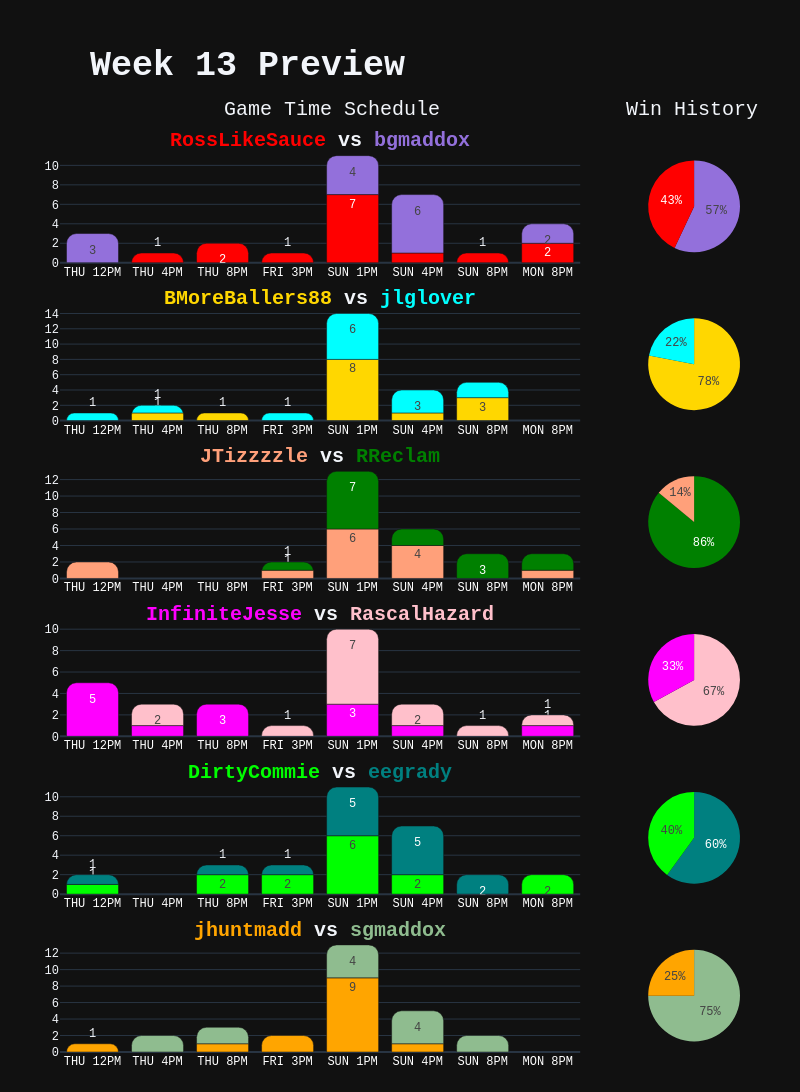

The notebook cell saved with this chart:
### Code cell
Week12MatchupPreview = MatchupPreview_WinPercentage(week13Breakout2024, 13, Alternate='Thanksgiving')

### Figure 1 — Plotly figure (JSON) as saved in the notebook; plotly's stock layout.template omitted (floating-point values rounded to 4 significant figures)
{"data": [{"marker": {"color": ["red", "red", "red", "red", "red", "red", "red", "mediumpurple", "mediumpurple", "mediumpurple", "mediumpurple"], "cornerradius": 10}, "showlegend": false, "text": [1, 2, 7, 1, 1, 1, 2, 2, 4, 6, 3], "textangle": 0, "textposition": "auto", "type": "bar", "x": ["FRI 3PM", "MON 8PM", "SUN 1PM", "SUN 4PM", "SUN 8PM", "THU 4PM", "THU 8PM", "MON 8PM", "SUN 1PM", "SUN 4PM", "THU 12PM"], "xaxis": "x", "y": [1, 2, 7, 1, 1, 1, 2, 2, 4, 6, 3], "yaxis": "y"}, {"domain": {"x": [0.865, 1], "y": [0.875, 1]}, "labels": ["RossLikeSauce", "bgmaddox"], "marker": {"colors": ["red", "mediumpurple"]}, "showlegend": false, "type": "pie", "values": [0.43, 0.57]}, {"marker": {"color": ["gold", "gold", "gold", "gold", "gold", "cyan", "cyan", "cyan", "cyan", "cyan", "cyan"], "cornerradius": 10}, "showlegend": false, "text": [8, 1, 3, 1, 1, 1, 6, 3, 2, 1, 1], "textangle": 0, "textposition": "auto", "type": "bar", "x": ["SUN 1PM", "SUN 4PM", "SUN 8PM", "THU 4PM", "THU 8PM", "FRI 3PM", "SUN 1PM", "SUN 4PM", "SUN 8PM", "THU 12PM", "THU 4PM"], "xaxis": "x2", "y": [8, 1, 3, 1, 1, 1, 6, 3, 2, 1, 1], "yaxis": "y2"}, {"domain": {"x": [0.865, 1], "y": [0.7, 0.825]}, "labels": ["BMoreBallers88", "jlglover"], "marker": {"colors": ["gold", "cyan"]}, "showlegend": false, "type": "pie", "values": [0.78, 0.22]}, {"marker": {"color": ["lightsalmon", "lightsalmon", "lightsalmon", "lightsalmon", "lightsalmon", "green", "green", "green", "green", "green"], "cornerradius": 10}, "showlegend": false, "text": [1, 1, 6, 4, 2, 1, 2, 7, 2, 3], "textangle": 0, "textposition": "auto", "type": "bar", "x": ["FRI 3PM", "MON 8PM", "SUN 1PM", "SUN 4PM", "THU 12PM", "FRI 3PM", "MON 8PM", "SUN 1PM", "SUN 4PM", "SUN 8PM"], "xaxis": "x3", "y": [1, 1, 6, 4, 2, 1, 2, 7, 2, 3], "yaxis": "y3"}, {"domain": {"x": [0.865, 1], "y": [0.525, 0.65]}, "labels": ["JTizzzzle", "RReclam"], "marker": {"colors": ["lightsalmon", "green"]}, "showlegend": false, "type": "pie", "values": [0.14, 0.86]}, {"marker": {"color": ["magenta", "magenta", "magenta", "magenta", "magenta", "magenta", "pink", "pink", "pink", "pink", "pink", "pink"], "cornerradius": 10}, "showlegend": false, "text": [1, 3, 1, 5, 1, 3, 1, 1, 7, 2, 1, 2], "textangle": 0, "textposition": "auto", "type": "bar", "x": ["MON 8PM", "SUN 1PM", "SUN 4PM", "THU 12PM", "THU 4PM", "THU 8PM", "FRI 3PM", "MON 8PM", "SUN 1PM", "SUN 4PM", "SUN 8PM", "THU 4PM"], "xaxis": "x4", "y": [1, 3, 1, 5, 1, 3, 1, 1, 7, 2, 1, 2], "yaxis": "y4"}, {"domain": {"x": [0.865, 1], "y": [0.35, 0.475]}, "labels": ["InfiniteJesse", "RascalHazard"], "marker": {"colors": ["magenta", "pink"]}, "showlegend": false, "type": "pie", "values": [0.33, 0.67]}, {"marker": {"color": ["lime", "lime", "lime", "lime", "lime", "lime", "teal", "teal", "teal", "teal", "teal", "teal"], "cornerradius": 10}, "showlegend": false, "text": [2, 2, 6, 2, 1, 2, 1, 5, 5, 2, 1, 1], "textangle": 0, "textposition": "auto", "type": "bar", "x": ["FRI 3PM", "MON 8PM", "SUN 1PM", "SUN 4PM", "THU 12PM", "THU 8PM", "FRI 3PM", "SUN 1PM", "SUN 4PM", "SUN 8PM", "THU 12PM", "THU 8PM"], "xaxis": "x5", "y": [2, 2, 6, 2, 1, 2, 1, 5, 5, 2, 1, 1], "yaxis": "y5"}, {"domain": {"x": [0.865, 1], "y": [0.175, 0.3]}, "labels": ["DirtyCommie", "eegrady"], "marker": {"colors": ["lime", "teal"]}, "showlegend": false, "type": "pie", "values": [0.4, 0.6]}, {"marker": {"color": ["orange", "orange", "orange", "orange", "orange", "darkseagreen", "darkseagreen", "darkseagreen", "darkseagreen", "darkseagreen"], "cornerradius": 10}, "showlegend": false, "text": [2, 9, 1, 1, 1, 4, 4, 2, 2, 2], "textangle": 0, "textposition": "auto", "type": "bar", "x": ["FRI 3PM", "SUN 1PM", "SUN 4PM", "THU 12PM", "THU 8PM", "SUN 1PM", "SUN 4PM", "SUN 8PM", "THU 4PM", "THU 8PM"], "xaxis": "x6", "y": [2, 9, 1, 1, 1, 4, 4, 2, 2, 2], "yaxis": "y6"}, {"domain": {"x": [0.865, 1], "y": [0, 0.125]}, "labels": ["jhuntmadd", "sgmaddox"], "marker": {"colors": ["orange", "darkseagreen"]}, "showlegend": false, "type": "pie", "values": [0.25, 0.75]}], "layout": {"annotations": [{"font": {"family": "Courier New", "size": 20, "weight": "bold"}, "showarrow": false, "text": "<span style=\"color:red\">RossLikeSauce</span> vs <span style=\"color:mediumpurple\">bgmaddox</span>", "x": 0.5, "xanchor": "center", "xref": "x domain", "y": 1.2, "yref": "y domain"}, {"font": {"family": "Courier New", "size": 20, "weight": "bold"}, "showarrow": false, "text": "<span style=\"color:gold\">BMoreBallers88</span> vs <span style=\"color:cyan\">jlglover</span>", "x": 0.5, "xanchor": "center", "xref": "x2 domain", "y": 1.2, "yref": "y2 domain"}, {"font": {"family": "Courier New", "size": 20, "weight": "bold"}, "showarrow": false, "text": "<span style=\"color:lightsalmon\">JTizzzzle</span> vs <span style=\"color:green\">RReclam</span>", "x": 0.5, "xanchor": "center", "xref": "x3 domain", "y": 1.2, "yref": "y3 domain"}, {"font": {"family": "Courier New", "size": 20, "weight": "bold"}, "showarrow": false, "text": "<span style=\"color:magenta\">InfiniteJesse</span> vs <span style=\"color:pink\">RascalHazard</span>", "x": 0.5, "xanchor": "center", "xref": "x4 domain", "y": 1.2, "yref": "y4 domain"}, {"font": {"family": "Courier New", "size": 20, "weight": "bold"}, "showarrow": false, "text": "<span style=\"color:lime\">DirtyCommie</span> vs <span style=\"color:teal\">eegrady</span>", "x": 0.5, "xanchor": "center", "xref": "x5 domain", "y": 1.2, "yref": "y5 domain"}, {"font": {"family": "Courier New", "size": 20, "weight": "bold"}, "showarrow": false, "text": "<span style=\"color:orange\">jhuntmadd</span> vs <span style=\"color:darkseagreen\">sgmaddox</span>", "x": 0.5, "xanchor": "center", "xref": "x6 domain", "y": 1.2, "yref": "y6 domain"}, {"font": {"family": "Courier New", "size": 20}, "showarrow": false, "text": "Game Time Schedule", "x": 0.4, "xanchor": "center", "xref": "paper", "y": 1.06, "yref": "paper"}, {"font": {"family": "Courier New", "size": 20}, "showarrow": false, "text": "Win History", "x": 0.93, "xanchor": "center", "xref": "paper", "y": 1.06, "yref": "paper"}], "barmode": "group", "font": {"family": "Courier New"}, "height": 1200, "margin": {"b": 40, "l": 60, "r": 60, "t": 150}, "title": {"font": {"size": 35, "weight": "bold"}, "pad": {"b": 50, "l": 10, "r": 10, "t": 50}, "text": "Week 13 Preview", "x": 0.1}, "uniformtext": {"minsize": 10, "mode": "hide"}, "width": 800, "xaxis": {"anchor": "y", "categoryarray": ["THU 12PM", "THU 4PM", "THU 8PM", "FRI 3PM", "SUN 1PM", "SUN 4PM", "SUN 8PM", "MON 8PM"], "categoryorder": "array", "domain": [0, 0.765], "matches": "x6", "showticklabels": true, "tickfont": {"color": "White", "family": "Courier New", "size": 12}}, "xaxis2": {"anchor": "y2", "categoryarray": ["THU 12PM", "THU 4PM", "THU 8PM", "FRI 3PM", "SUN 1PM", "SUN 4PM", "SUN 8PM", "MON 8PM"], "categoryorder": "array", "domain": [0, 0.765], "matches": "x6", "showticklabels": true, "tickfont": {"color": "White", "family": "Courier New", "size": 12}}, "xaxis3": {"anchor": "y3", "categoryarray": ["THU 12PM", "THU 4PM", "THU 8PM", "FRI 3PM", "SUN 1PM", "SUN 4PM", "SUN 8PM", "MON 8PM"], "categoryorder": "array", "domain": [0, 0.765], "matches": "x6", "showticklabels": true, "tickfont": {"color": "White", "family": "Courier New", "size": 12}}, "xaxis4": {"anchor": "y4", "categoryarray": ["THU 12PM", "THU 4PM", "THU 8PM", "FRI 3PM", "SUN 1PM", "SUN 4PM", "SUN 8PM", "MON 8PM"], "categoryorder": "array", "domain": [0, 0.765], "matches": "x6", "showticklabels": true, "tickfont": {"color": "White", "family": "Courier New", "size": 12}}, "xaxis5": {"anchor": "y5", "categoryarray": ["THU 12PM", "THU 4PM", "THU 8PM", "FRI 3PM", "SUN 1PM", "SUN 4PM", "SUN 8PM", "MON 8PM"], "categoryorder": "array", "domain": [0, 0.765], "matches": "x6", "showticklabels": true, "tickfont": {"color": "White", "family": "Courier New", "size": 12}}, "xaxis6": {"anchor": "y6", "categoryarray": ["THU 12PM", "THU 4PM", "THU 8PM", "FRI 3PM", "SUN 1PM", "SUN 4PM", "SUN 8PM", "MON 8PM"], "categoryorder": "array", "domain": [0, 0.765], "showticklabels": true, "tickfont": {"color": "White", "family": "Courier New", "size": 12}}, "yaxis": {"anchor": "x", "domain": [0.875, 1], "dtick": 2}, "yaxis2": {"anchor": "x2", "domain": [0.7, 0.825], "dtick": 2}, "yaxis3": {"anchor": "x3", "domain": [0.525, 0.65], "dtick": 2}, "yaxis4": {"anchor": "x4", "domain": [0.35, 0.475], "dtick": 2}, "yaxis5": {"anchor": "x5", "domain": [0.175, 0.3], "dtick": 2}, "yaxis6": {"anchor": "x6", "domain": [0, 0.125], "dtick": 2}}}
